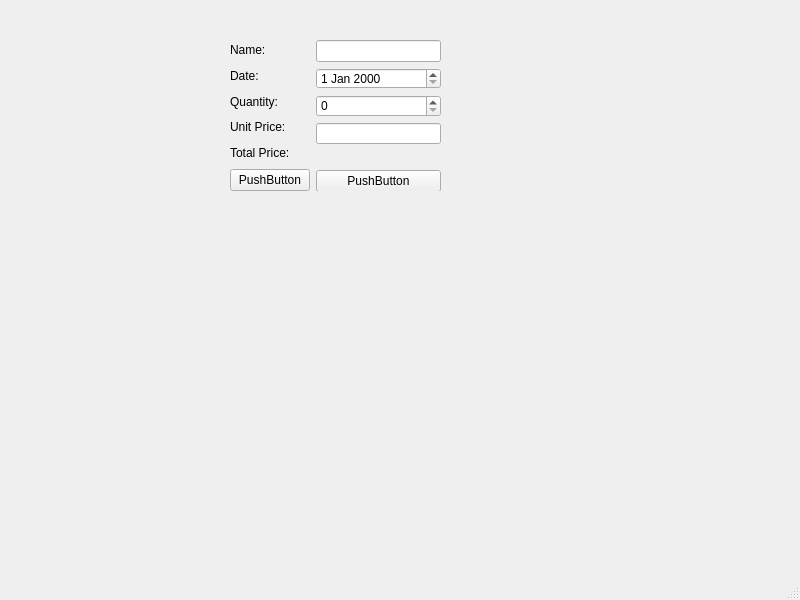
<?xml version="1.0" encoding="UTF-8"?>
<ui version="4.0">
 <class>MainWindow</class>
 <widget class="QMainWindow" name="MainWindow">
  <property name="geometry">
   <rect>
    <x>0</x>
    <y>0</y>
    <width>800</width>
    <height>600</height>
   </rect>
  </property>
  <property name="windowTitle">
   <string>MainWindow</string>
  </property>
  <widget class="QWidget" name="centralwidget">
   <widget class="QWidget" name="formLayoutWidget">
    <property name="geometry">
     <rect>
      <x>230</x>
      <y>40</y>
      <width>211</width>
      <height>151</height>
     </rect>
    </property>
    <layout class="QFormLayout" name="formLayout">
     <item row="0" column="0">
      <layout class="QVBoxLayout" name="verticalLayout">
       <item>
        <widget class="QLabel" name="nameEdit">
         <property name="text">
          <string>Name: </string>
         </property>
        </widget>
       </item>
       <item>
        <widget class="QLabel" name="dateEdit_2">
         <property name="text">
          <string>Date: </string>
         </property>
        </widget>
       </item>
       <item>
        <widget class="QLabel" name="quantityEdit">
         <property name="text">
          <string>Quantity: </string>
         </property>
        </widget>
       </item>
       <item>
        <widget class="QLabel" name="unitPriceEdit">
         <property name="text">
          <string>Unit Price:</string>
         </property>
        </widget>
       </item>
       <item>
        <widget class="QLabel" name="totalPrice">
         <property name="text">
          <string>Total Price: </string>
         </property>
        </widget>
       </item>
       <item>
        <widget class="QPushButton" name="pushButton">
         <property name="text">
          <string>PushButton</string>
         </property>
        </widget>
       </item>
      </layout>
     </item>
     <item row="0" column="1">
      <layout class="QVBoxLayout" name="verticalLayout_2">
       <item>
        <widget class="QLineEdit" name="lineEdit"/>
       </item>
       <item>
        <widget class="QDateEdit" name="dateEdit"/>
       </item>
       <item>
        <widget class="QSpinBox" name="spinBox"/>
       </item>
       <item>
        <widget class="QLineEdit" name="lineEdit_3"/>
       </item>
       <item>
        <widget class="QLabel" name="totalPriceDisplay">
         <property name="text">
          <string/>
         </property>
        </widget>
       </item>
       <item>
        <widget class="QPushButton" name="pushButton_2">
         <property name="text">
          <string>PushButton</string>
         </property>
        </widget>
       </item>
      </layout>
     </item>
    </layout>
   </widget>
  </widget>
  <widget class="QMenuBar" name="menubar">
   <property name="geometry">
    <rect>
     <x>0</x>
     <y>0</y>
     <width>800</width>
     <height>21</height>
    </rect>
   </property>
  </widget>
  <widget class="QStatusBar" name="statusbar"/>
 </widget>
 <resources/>
 <connections/>
</ui>
